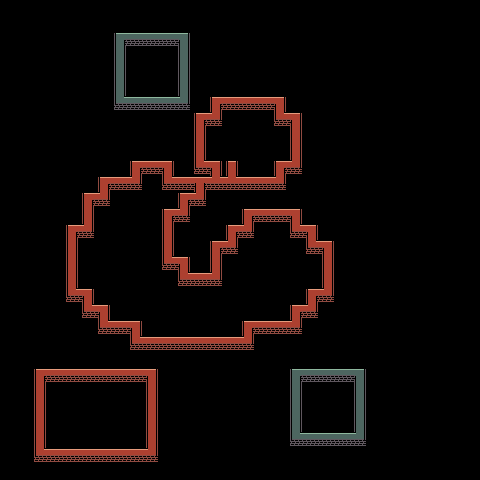

A level layout from a 2D game, rendered from its tile map. Below: a short description, then the map file with tile-grid data replaced by summaries:
An orthogonal 30x30 tile map with 16x16 px tiles, 1 tile layer (Tile Layer 1).

<map version="1.5" tiledversion="1.7.2" orientation="orthogonal" renderorder="right-down" width="30" height="30" tilewidth="16" tileheight="16" infinite="0" nextlayerid="2" nextobjectid="1">
 <tileset firstgid="1" source="Dungeon.tsx" />
 <layer id="1" name="Tile Layer 1" width="30" height="30">
  <data>[900 cells, 145 non-empty, 17 distinct tile ids]</data>
 </layer>
</map>
